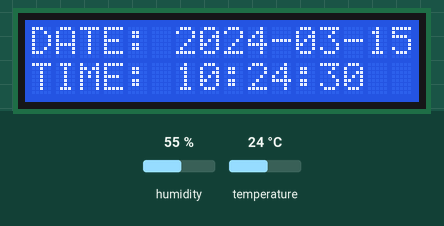
The program below on a simulated Raspberry Pi (BCM pin numbers). On the bench: 16×2 character LCD. Inputs (shaded band) come from the test bench; at power-on: humidity 55 %, temperature 24 °C. The clock reads 2024-03-15 10:24:30 at power-on unless the program sets it.

Above: at 1.2 s.
1.3 s: humidity set to 22 %
At 5.0 s:
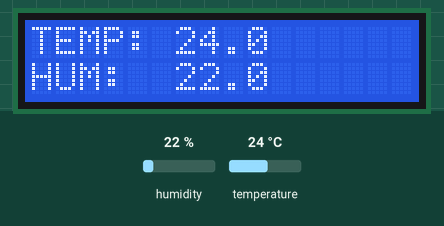
8.4 s: temperature set to 12 °C
At 12.2 s:
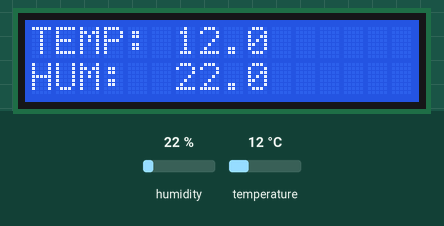
15.0 s: humidity set to 40 %
At 17.9 s:
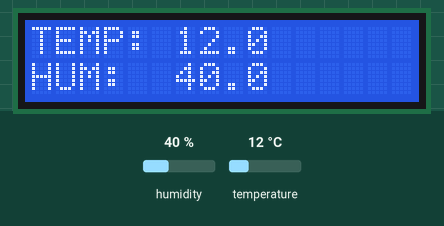
20.2 s: temperature set to 19 °C
At 23.4 s:
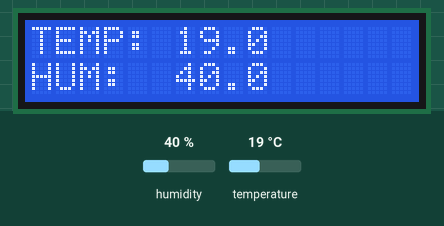
Timing chart, 0 to 24.9 s (numbered marks = the images above; inputs shaded):
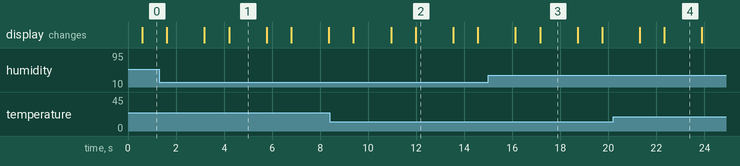

The program:

myLCD.py
```python
#!/usr/bin/env python3
# run as python3 myLCD.py

# Created by https://github.com/msPi1234
# Created in December 2020


# Libraries for time and date
import time
import datetime

# Library for Garbage collector, delete memory
import gc
num=0

# Library for LCD char
import Adafruit_CharLCD as LCD

# Library for sensor DHT22
import Adafruit_DHT
DHT_SENSOR = Adafruit_DHT.DHT22
DHT_PIN = 7 #4

# Raspberry Pi setup PIN
lcd_rs = 25
lcd_en = 24
lcd_d4 = 23
lcd_d5 = 17
lcd_d6 = 18
lcd_d7 = 22
lcd_backlight = 2

# Define LCD column and row size for 16x2 LCD
lcd_columns = 16
lcd_rows = 2

lcd = LCD.Adafruit_CharLCD(lcd_rs, lcd_en, lcd_d4, lcd_d5, lcd_d6, lcd_d7, lcd_columns, lcd_rows, lcd_backlight)

while True:
    humidity, temperature = Adafruit_DHT.read_retry(DHT_SENSOR, DHT_PIN)
    if humidity is not None and temperature is not None:

        lcd.clear()
        text2=datetime.datetime.now()
        lcd.message(text2.strftime("DATE: %Y-%m-%d\nTIME: %H:%M:%S"))
        time.sleep(1)

        lcd.clear()
        tem=(format(temperature))
        hum=(format(humidity))
        t=tem[0:5]
        h=hum[0:5]
        text=("TEMP: " + t + "\nHUM:  " + h + "\n")
        lcd.message(text)
        time.sleep(1)

        num=num+1
        if num < 10:
            gc.collect()
    else:
        print("Failed to retrieve data from humidity sensor")
```

Measured:
- what the display in image 1 shows lasts 1.6 s, from 4.2 s to 5.8 s
